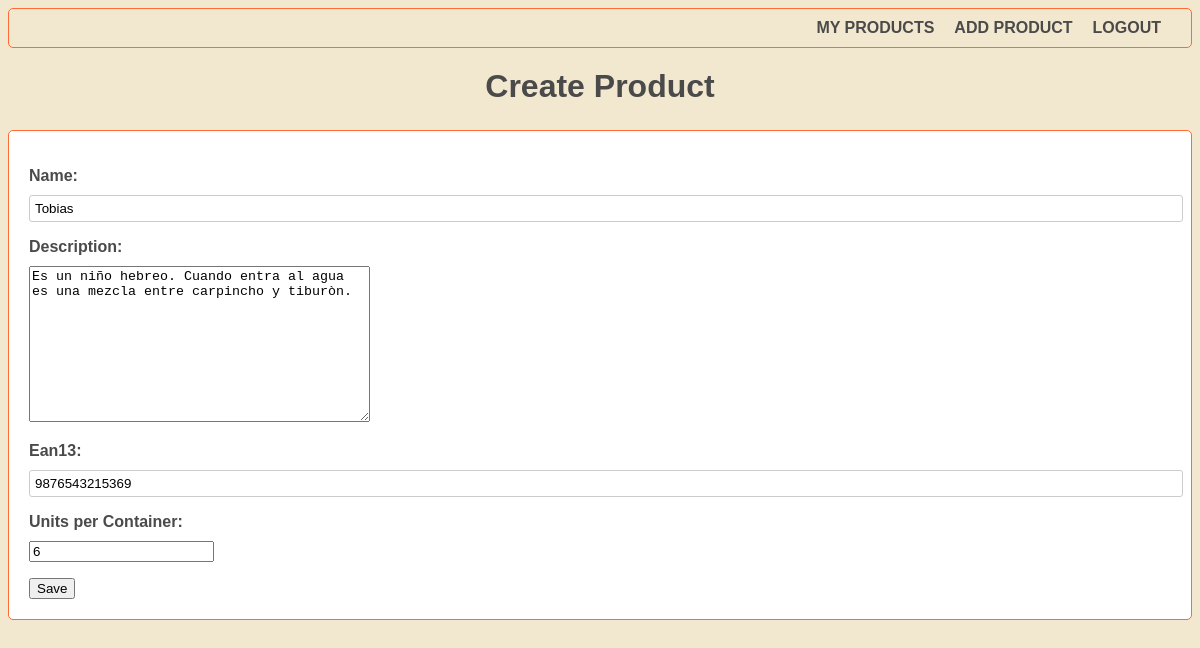
Page /edit/2/ (signed in) on the committed database.
### products_listing/models.py (models this page shows, shortened)
class Product(models.Model):
    user = models.ForeignKey(settings.AUTH_USER_MODEL, on_delete=models.CASCADE, default=None)
    name = models.CharField(max_length=100)
    description = models.TextField()
    ean13 = models.CharField(max_length=13)
    units_number = models.PositiveIntegerField()
    dun14 = models.CharField(max_length=14)

### products_listing/views.py (the view, shortened to what this page needs)
# urls.py: path('edit/<int:pk>/', ProductUpdateView.as_view(), name='edit_product'),
class ProductUpdateView(UpdateView):
    model = Product
    form_class = ProductForm
    template_name = 'products_listing/product_create.html'
    success_url = reverse_lazy('product_list')
    def get_form_kwargs(self):
        kwargs = super().get_form_kwargs()
        kwargs['request'] = self.request
        return kwargs

### products_listing/forms.py (shortened to what this page needs)
class ProductForm(forms.ModelForm):
    units_number = forms.IntegerField(required=True, min_value=1, label='Units per Container')
    def __init__(self, *args, **kwargs):
        self.request = kwargs.pop('request')
        super().__init__(*args, **kwargs)
    class Meta:
        model = Product
        fields = ['name', 'description', 'ean13', 'units_number']

### products_listing/templates/products_listing/product_create.html (shortened to what this page needs)
{% extends 'products_listing/base.html' %}
{% block content %}
  <div class="container mt-3">
    <h1>Create Product</h1>
    <form method="POST">
      {{ form.as_p }}
      <button type="submit">Save</button>
    </form>
  </div>
{% endblock %}

### products_listing/static/styles.css (style rules this page uses)
body { background-color: #F2E8CF; color: #4A4A4A; font-family: Arial, sans-serif; }
h1 { font-size: 32px; font-weight: bold; margin: 0; margin-bottom: 25px; text-align: center; }
form { border: 1px solid #FF6B35; border-radius: 5px; padding: 20px; background-color: #FFFFFF; margin-bottom: 20px; }
label { display: block; font-weight: bold; margin-bottom: 10px; }
input[type="text"], input[type="email"], input[type="password"] { border: 1px solid #CCCCCC; border-radius: 3px; padding: 5px; width: 100%; }

### rows in the picture
Product: name "Tobias", description "Es un niño hebreo. Cuando entra al agua es una mezcla entre carpincho y tiburòn.", ean13 "9876543215369", units_number "6"
